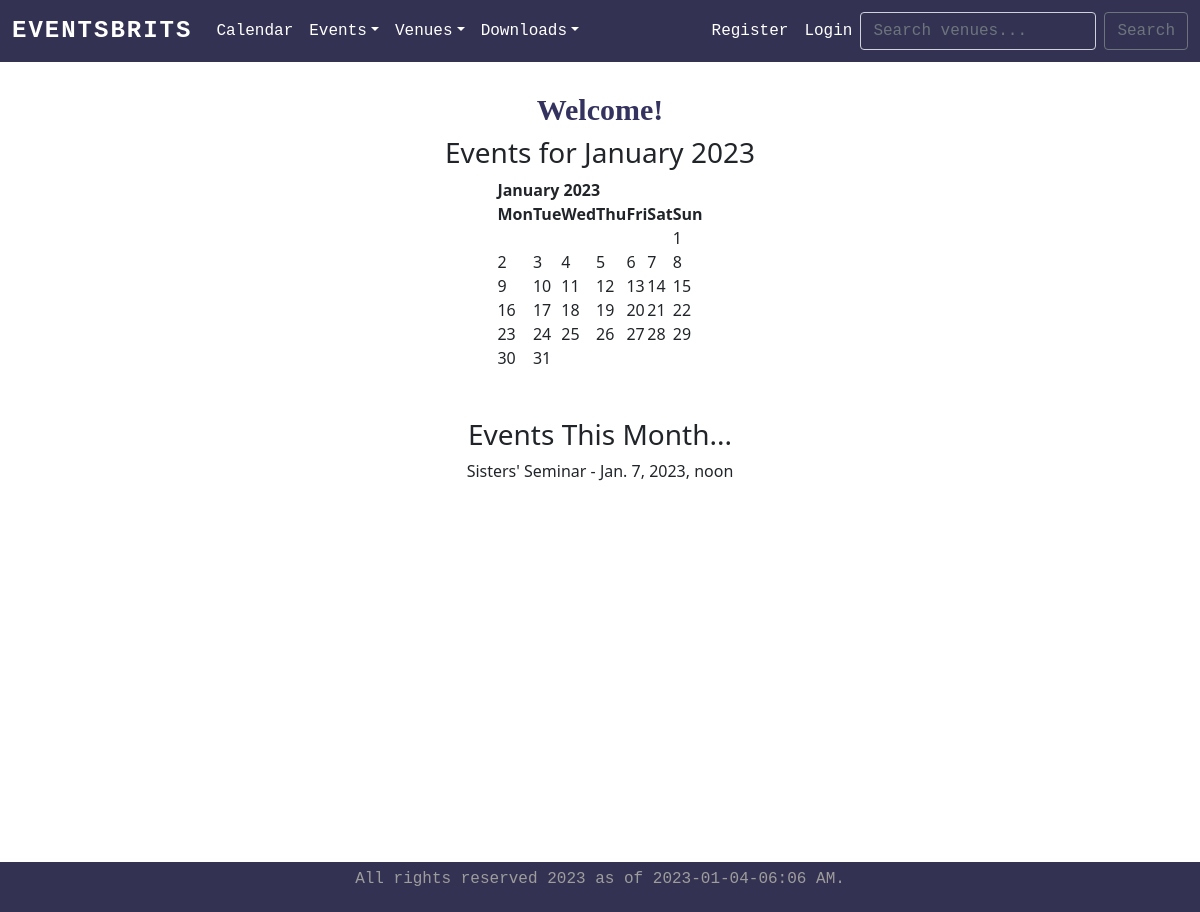
The app's page /, older data.
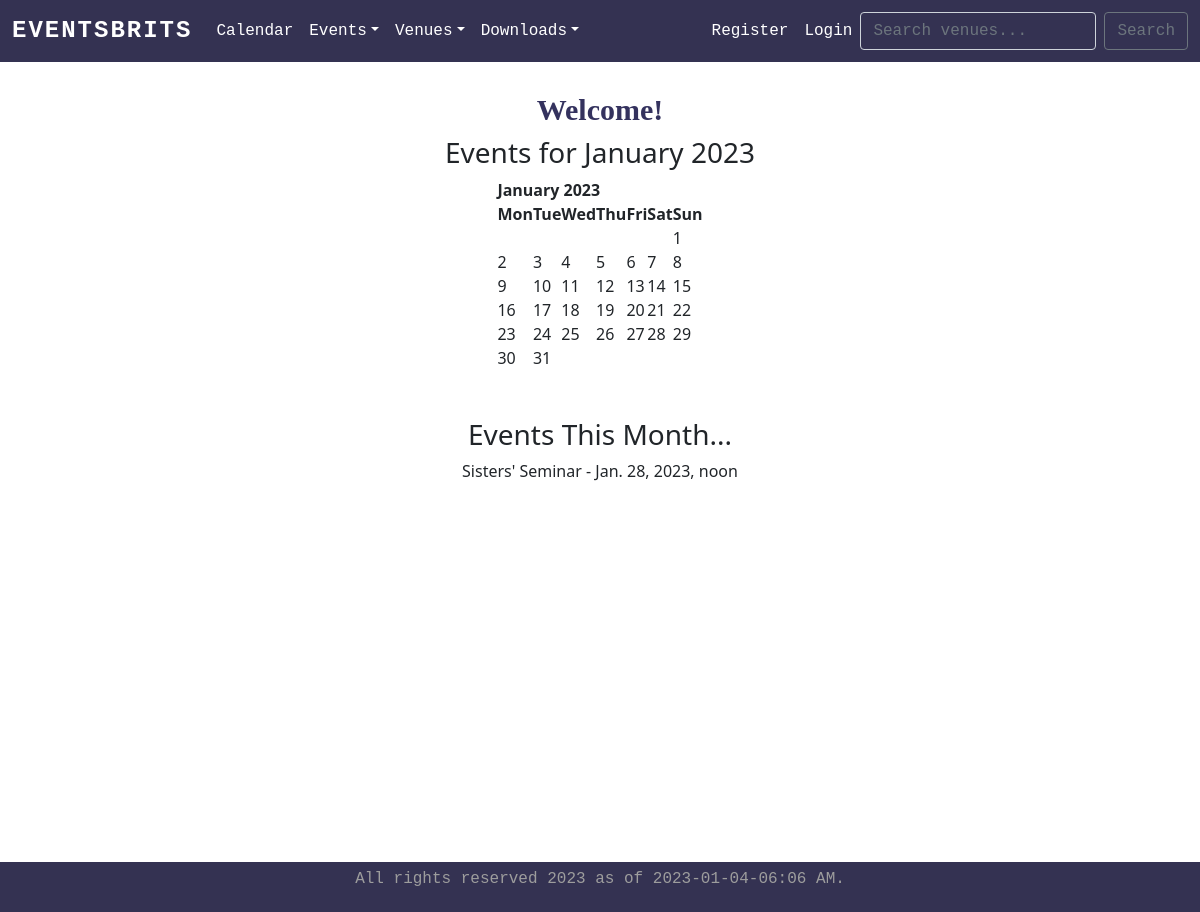
The same page, newer data.
### firstapp/models.py (models this page shows, shortened)
class Event(models.Model):
    name = models.CharField('Event Name', max_length=120)
    event_date = models.DateTimeField('Event Date')
    venue = models.ForeignKey(Venue, blank=True, null=True, on_delete=models.CASCADE)
    manager = models.ForeignKey(User, blank=True, null=True, on_delete=models.SET_NULL)
    description = models.TextField(blank=True)
    attendees = models.ManyToManyField(Userlist, blank=True)
    approved = models.BooleanField('Approved', default=False)
    def __str__(self):
        return self.name

### firstapp/views.py (the view)
# urls.py: path('', views.index, name='index'),
def index(request, year=datetime.now().year, month=datetime.now().strftime('%B')):
    month = month.title()
    month_number = list(calendar.month_name).index(month)
    month_number = int(month_number)
    cal = HTMLCalendar().formatmonth(year, month_number)
    now = datetime.now()
    current_year = now.year
    time = now.strftime('%Y-%m-%d-%I:%M %p')
    event_list = Event.objects.filter(
        event_date__year = year,
        event_date__month = month_number
    )
    return render(request, 'firstapp/index.html', {"year": year, "month": month, "month_number": month_number, "cal": cal, "current_year": current_year, "time": time, "event_list": event_list,})

### firstapp/templates/firstapp/index.html
{% extends 'firstapp/base.html' %}
{% block content %}
    <center>
        <h1 style="margin-top: 1em;">Welcome!</h1>
        <h3>Events for {{ month }} {{ year }}</h3>
        {{ cal|safe }}
        <br /><br />
        <h3>Events This Month...</h3>
        {% if event_list %}
          {% for event in event_list %}
            {{ event }} - {{ event.event_date }}
          {% endfor %}
        {% else %}
          Sorry, there are no events for this month !
        {% endif %}
        <br /><br /><br /><br />
    </center>
{% endblock %}

Row changes from the older to the newer data that the page shows:
changed Event "Sisters' Seminar": event_date "Jan. 7, 2023, noon" → "Jan. 28, 2023, noon"
